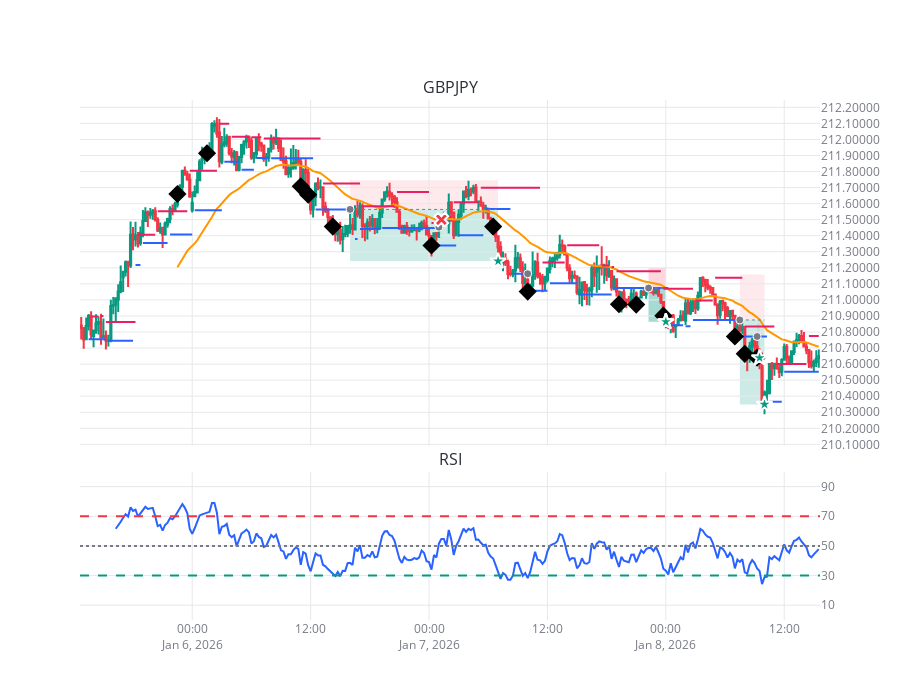

Write notebook code for a chart like this one.
### Code cell
import sys
import os
from datetime import datetime
from dotenv import load_dotenv
original_stdout = sys.stdout
original_stderr = sys.stderr
# sys.stdout = open(os.devnull, 'w')
# sys.stderr = open(os.devnull, 'w')
dotenv_path = os.path.abspath(os.path.join("..", ".env"))
load_dotenv(dotenv_path)

os.environ['ZONE_INVERSION_MARGIN_MICROPIPS'] = '110'  # Zones Tuning
os.environ['BREAKOUT_MIN_STRENGTH_MICROPIPS'] = '100'  # Breakout Tuning
os.environ['MIN_RISK_DISTANCE_MICROPIPS'] = '0.001'

notebook_dir = os.getcwd()
if os.path.basename(notebook_dir) == "notebooks":
    parent_dir = os.path.abspath("..")
    if parent_dir not in sys.path:
        sys.path.insert(0, parent_dir)
from src.utils.config import Config
from src.models.timeframe import Timeframe
from src.utils.plot import plotly_plot
from main import backtesting

Config.show_debug_logs = True
# Tuning
# Config.zone_inversion_margin_micropips = 0 # Zones Tuning
# Config.breakout_min_strength_micropips = 100 # Breakout Tuning: We to break at least X amount of micropips in order to consider a breakout as valid
# Config.min_risk_distance_micropips = 0 


max_candles = 300
symbols = ['GBPJPY']
timeframe = Timeframe.M15
start_date = datetime(2025, 12, 1, 13, 10, 0)
end_date = datetime.now()

res = backtesting(
        symbols=symbols,
        timeframe=timeframe,
        start_date=start_date,
        end_date=end_date,
        max_candles=max_candles)

for symbol_index, (symbol, pair_data) in enumerate(res['data'].items()):
    plotly_plot(res['cerebro'], pair_data, symbol, symbol_index=symbol_index, height=700)

### Figure 1 — Plotly figure (JSON) as saved in the notebook; plotly's stock layout.template omitted (floating-point values rounded to 4 significant figures; data arrays with more than 128 entries replaced by an {"elided": "..."} marker saying what was removed)
{"data": [{"close": {"elided": "300 float values"}, "decreasing": {"fillcolor": "#F23645", "line": {"color": "#F23645"}}, "high": {"elided": "300 float values"}, "hoverinfo": "skip", "increasing": {"fillcolor": "#089981", "line": {"color": "#089981"}}, "low": {"elided": "300 float values"}, "open": {"elided": "300 float values"}, "type": "candlestick", "x": {"elided": "300 str values"}, "xaxis": "x", "yaxis": "y"}, {"hoverinfo": "x+y", "line": {"color": "#FF9800", "width": 2}, "mode": "lines", "name": "EMA", "showlegend": false, "type": "scatter", "x": {"elided": "300 str values"}, "xaxis": "x", "y": {"elided": "300 float values"}, "yaxis": "y"}, {"line": {"color": "#2962FF", "width": 2}, "mode": "lines", "name": "RSI", "type": "scatter", "x": {"elided": "300 str values"}, "xaxis": "x2", "y": {"elided": "300 float values"}, "yaxis": "y2"}, {"hoverinfo": "x+y", "line": {"color": "#2962FF", "width": 2}, "mode": "lines", "showlegend": false, "type": "scatter", "x": {"elided": "327 str values"}, "xaxis": "x", "y": {"elided": "327 float values"}, "yaxis": "y"}, {"hoverinfo": "x+y", "line": {"color": "#E91E63", "width": 2}, "mode": "lines", "showlegend": false, "type": "scatter", "x": {"elided": "327 str values"}, "xaxis": "x", "y": {"elided": "327 float values"}, "yaxis": "y"}, {"hoverinfo": "x+y+name", "marker": {"color": "black", "size": 14, "symbol": "diamond"}, "mode": "markers", "name": "Placed Order", "showlegend": false, "type": "scatter", "x": ["2026-01-05T22:30:00.000000000", "2026-01-06T01:30:00.000000000", "2026-01-06T11:00:00.000000000", "2026-01-06T11:45:00.000000000", "2026-01-06T14:15:00.000000000", "2026-01-07T00:15:00.000000000", "2026-01-07T06:30:00.000000000", "2026-01-07T10:00:00.000000000", "2026-01-07T19:15:00.000000000", "2026-01-07T21:00:00.000000000", "2026-01-07T23:45:00.000000000", "2026-01-08T07:00:00.000000000", "2026-01-08T08:00:00.000000000", "2026-01-08T09:15:00.000000000"], "xaxis": "x", "y": [211.7, 211.9, 211.7, 211.7, 211.5, 211.3, 211.5, 211.1, 211.0, 211.0, 210.9, 210.8, 210.7, 210.6], "yaxis": "y"}, {"hoverinfo": "skip", "line": {"color": "#787B86", "dash": "dot", "width": 1}, "mode": "lines", "name": "Entry", "showlegend": false, "type": "scatter", "x": ["2026-01-06T16:00:00", "2026-01-07T07:00:00"], "xaxis": "x", "y": [211.6, 211.6], "yaxis": "y"}, {"hovertemplate": "Entry: 211.56399<extra></extra>", "marker": {"color": "#787B86", "line": {"color": "white", "width": 1}, "size": 8, "symbol": "circle"}, "mode": "markers", "name": "Entry", "showlegend": false, "type": "scatter", "x": ["2026-01-06T16:00:00"], "xaxis": "x", "y": [211.6], "yaxis": "y"}, {"hovertemplate": "Exit: 211.24195 (TP)<extra></extra>", "marker": {"color": "#089981", "line": {"color": "white", "width": 2}, "size": 12, "symbol": "star"}, "mode": "markers", "name": "Exit", "showlegend": false, "type": "scatter", "x": ["2026-01-07T07:00:00"], "xaxis": "x", "y": [211.2], "yaxis": "y"}, {"hoverinfo": "skip", "line": {"color": "#787B86", "dash": "dot", "width": 1}, "mode": "lines", "name": "Entry", "showlegend": false, "type": "scatter", "x": ["2026-01-07T01:00:00", "2026-01-07T01:15:00"], "xaxis": "x", "y": [211.5, 211.5], "yaxis": "y"}, {"hovertemplate": "Entry: 211.45300<extra></extra>", "marker": {"color": "#787B86", "line": {"color": "white", "width": 1}, "size": 8, "symbol": "circle"}, "mode": "markers", "name": "Entry", "showlegend": false, "type": "scatter", "x": ["2026-01-07T01:00:00"], "xaxis": "x", "y": [211.5], "yaxis": "y"}, {"hovertemplate": "Exit: 211.50001 (SL)<extra></extra>", "marker": {"color": "#F23645", "line": {"color": "white", "width": 2}, "size": 12, "symbol": "x"}, "mode": "markers", "name": "Exit", "showlegend": false, "type": "scatter", "x": ["2026-01-07T01:15:00"], "xaxis": "x", "y": [211.5], "yaxis": "y"}, {"hoverinfo": "skip", "line": {"color": "#787B86", "dash": "dot", "width": 1}, "mode": "lines", "name": "Entry", "showlegend": false, "type": "scatter", "x": ["2026-01-07T22:15:00", "2026-01-08T00:00:00"], "xaxis": "x", "y": [211.1, 211.1], "yaxis": "y"}, {"hovertemplate": "Entry: 211.07399<extra></extra>", "marker": {"color": "#787B86", "line": {"color": "white", "width": 1}, "size": 8, "symbol": "circle"}, "mode": "markers", "name": "Entry", "showlegend": false, "type": "scatter", "x": ["2026-01-07T22:15:00"], "xaxis": "x", "y": [211.1], "yaxis": "y"}, {"hovertemplate": "Exit: 210.86395 (TP)<extra></extra>", "marker": {"color": "#089981", "line": {"color": "white", "width": 2}, "size": 12, "symbol": "star"}, "mode": "markers", "name": "Exit", "showlegend": false, "type": "scatter", "x": ["2026-01-08T00:00:00"], "xaxis": "x", "y": [210.9], "yaxis": "y"}, {"hoverinfo": "skip", "line": {"color": "#787B86", "dash": "dot", "width": 1}, "mode": "lines", "name": "Entry", "showlegend": false, "type": "scatter", "x": ["2026-01-07T22:15:00", "2026-01-08T00:00:00"], "xaxis": "x", "y": [211.1, 211.1], "yaxis": "y"}, {"hovertemplate": "Entry: 211.07399<extra></extra>", "marker": {"color": "#787B86", "line": {"color": "white", "width": 1}, "size": 8, "symbol": "circle"}, "mode": "markers", "name": "Entry", "showlegend": false, "type": "scatter", "x": ["2026-01-07T22:15:00"], "xaxis": "x", "y": [211.1], "yaxis": "y"}, {"hovertemplate": "Exit: 210.86395 (TP)<extra></extra>", "marker": {"color": "#089981", "line": {"color": "white", "width": 2}, "size": 12, "symbol": "star"}, "mode": "markers", "name": "Exit", "showlegend": false, "type": "scatter", "x": ["2026-01-08T00:00:00"], "xaxis": "x", "y": [210.9], "yaxis": "y"}, {"hoverinfo": "skip", "line": {"color": "#787B86", "dash": "dot", "width": 1}, "mode": "lines", "name": "Entry", "showlegend": false, "type": "scatter", "x": ["2026-01-08T07:30:00", "2026-01-08T10:00:00"], "xaxis": "x", "y": [210.9, 210.9], "yaxis": "y"}, {"hovertemplate": "Entry: 210.87499<extra></extra>", "marker": {"color": "#787B86", "line": {"color": "white", "width": 1}, "size": 8, "symbol": "circle"}, "mode": "markers", "name": "Entry", "showlegend": false, "type": "scatter", "x": ["2026-01-08T07:30:00"], "xaxis": "x", "y": [210.9], "yaxis": "y"}, {"hovertemplate": "Exit: 210.34895 (TP)<extra></extra>", "marker": {"color": "#089981", "line": {"color": "white", "width": 2}, "size": 12, "symbol": "star"}, "mode": "markers", "name": "Exit", "showlegend": false, "type": "scatter", "x": ["2026-01-08T10:00:00"], "xaxis": "x", "y": [210.3], "yaxis": "y"}, {"hoverinfo": "skip", "line": {"color": "#787B86", "dash": "dot", "width": 1}, "mode": "lines", "name": "Entry", "showlegend": false, "type": "scatter", "x": ["2026-01-08T09:15:00", "2026-01-08T09:30:00"], "xaxis": "x", "y": [210.8, 210.8], "yaxis": "y"}, {"hovertemplate": "Entry: 210.77199<extra></extra>", "marker": {"color": "#787B86", "line": {"color": "white", "width": 1}, "size": 8, "symbol": "circle"}, "mode": "markers", "name": "Entry", "showlegend": false, "type": "scatter", "x": ["2026-01-08T09:15:00"], "xaxis": "x", "y": [210.8], "yaxis": "y"}, {"hovertemplate": "Exit: 210.63900 (TP)<extra></extra>", "marker": {"color": "#089981", "line": {"color": "white", "width": 2}, "size": 12, "symbol": "star"}, "mode": "markers", "name": "Exit", "showlegend": false, "type": "scatter", "x": ["2026-01-08T09:30:00"], "xaxis": "x", "y": [210.6], "yaxis": "y"}, {"hoverinfo": "skip", "line": {"color": "#787B86", "dash": "dot", "width": 1}, "mode": "lines", "name": "Entry", "showlegend": false, "type": "scatter", "x": ["2026-01-07T10:00:00", "2026-01-07T10:00:00"], "xaxis": "x", "y": [211.2, 211.2], "yaxis": "y"}, {"hovertemplate": "Entry: 211.16299<extra></extra>", "marker": {"color": "#787B86", "line": {"color": "white", "width": 1}, "size": 8, "symbol": "circle"}, "mode": "markers", "name": "Entry", "showlegend": false, "type": "scatter", "x": ["2026-01-07T10:00:00"], "xaxis": "x", "y": [211.2], "yaxis": "y"}], "layout": {"annotations": [{"font": {"size": 16}, "showarrow": false, "text": "GBPJPY", "x": 0.5, "xanchor": "center", "xref": "paper", "y": 1.0, "yanchor": "bottom", "yref": "paper"}, {"font": {"size": 16}, "showarrow": false, "text": "RSI", "x": 0.5, "xanchor": "center", "xref": "paper", "y": 0.285, "yanchor": "bottom", "yref": "paper"}], "dragmode": "pan", "font": {"color": "#2A2E39", "size": 12}, "height": 700, "hovermode": "x", "modebar": {"activecolor": "rgba(0,0,0,0.7)", "bgcolor": "rgba(255,255,255,0.8)", "color": "rgba(0,0,0,0.5)", "orientation": "v"}, "paper_bgcolor": "white", "plot_bgcolor": "white", "shapes": [{"line": {"color": "#F23645", "dash": "dash"}, "type": "line", "x0": 0, "x1": 1, "xref": "x2 domain", "y0": 70, "y1": 70, "yref": "y2"}, {"line": {"color": "#089981", "dash": "dash"}, "type": "line", "x0": 0, "x1": 1, "xref": "x2 domain", "y0": 30, "y1": 30, "yref": "y2"}, {"line": {"color": "#787B86", "dash": "dot"}, "type": "line", "x0": 0, "x1": 1, "xref": "x2 domain", "y0": 50, "y1": 50, "yref": "y2"}, {"fillcolor": "rgba(242,54,69,0.1)", "layer": "below", "line": {"width": 0}, "type": "rect", "x0": "2026-01-06T16:00:00", "x1": "2026-01-07T07:00:00", "xref": "x", "y0": 211.6, "y1": 211.7, "yref": "y"}, {"fillcolor": "rgba(8,153,129,0.2)", "layer": "below", "line": {"width": 0}, "type": "rect", "x0": "2026-01-06T16:00:00", "x1": "2026-01-07T07:00:00", "xref": "x", "y0": 211.2, "y1": 211.6, "yref": "y"}, {"fillcolor": "rgba(242,54,69,0.2)", "layer": "below", "line": {"width": 0}, "type": "rect", "x0": "2026-01-07T01:00:00", "x1": "2026-01-07T01:15:00", "xref": "x", "y0": 211.5, "y1": 211.5, "yref": "y"}, {"fillcolor": "rgba(8,153,129,0.1)", "layer": "below", "line": {"width": 0}, "type": "rect", "x0": "2026-01-07T01:00:00", "x1": "2026-01-07T01:15:00", "xref": "x", "y0": 211.4, "y1": 211.5, "yref": "y"}, {"fillcolor": "rgba(242,54,69,0.1)", "layer": "below", "line": {"width": 0}, "type": "rect", "x0": "2026-01-07T22:15:00", "x1": "2026-01-08T00:00:00", "xref": "x", "y0": 211.1, "y1": 211.2, "yref": "y"}, {"fillcolor": "rgba(8,153,129,0.2)", "layer": "below", "line": {"width": 0}, "type": "rect", "x0": "2026-01-07T22:15:00", "x1": "2026-01-08T00:00:00", "xref": "x", "y0": 210.9, "y1": 211.1, "yref": "y"}, {"fillcolor": "rgba(242,54,69,0.1)", "layer": "below", "line": {"width": 0}, "type": "rect", "x0": "2026-01-07T22:15:00", "x1": "2026-01-08T00:00:00", "xref": "x", "y0": 211.1, "y1": 211.2, "yref": "y"}, {"fillcolor": "rgba(8,153,129,0.2)", "layer": "below", "line": {"width": 0}, "type": "rect", "x0": "2026-01-07T22:15:00", "x1": "2026-01-08T00:00:00", "xref": "x", "y0": 210.9, "y1": 211.1, "yref": "y"}, {"fillcolor": "rgba(242,54,69,0.1)", "layer": "below", "line": {"width": 0}, "type": "rect", "x0": "2026-01-08T07:30:00", "x1": "2026-01-08T10:00:00", "xref": "x", "y0": 210.9, "y1": 211.2, "yref": "y"}, {"fillcolor": "rgba(8,153,129,0.2)", "layer": "below", "line": {"width": 0}, "type": "rect", "x0": "2026-01-08T07:30:00", "x1": "2026-01-08T10:00:00", "xref": "x", "y0": 210.3, "y1": 210.9, "yref": "y"}, {"fillcolor": "rgba(242,54,69,0.1)", "layer": "below", "line": {"width": 0}, "type": "rect", "x0": "2026-01-08T09:15:00", "x1": "2026-01-08T09:30:00", "xref": "x", "y0": 210.8, "y1": 210.9, "yref": "y"}, {"fillcolor": "rgba(8,153,129,0.2)", "layer": "below", "line": {"width": 0}, "type": "rect", "x0": "2026-01-08T09:15:00", "x1": "2026-01-08T09:30:00", "xref": "x", "y0": 210.6, "y1": 210.8, "yref": "y"}, {"fillcolor": "rgba(242,54,69,0.1)", "layer": "below", "line": {"width": 0}, "type": "rect", "x0": "2026-01-07T10:00:00", "x1": "2026-01-07T10:00:00", "xref": "x", "y0": 211.2, "y1": 211.7, "yref": "y"}, {"fillcolor": "rgba(8,153,129,0.1)", "layer": "below", "line": {"width": 0}, "type": "rect", "x0": "2026-01-07T10:00:00", "x1": "2026-01-07T10:00:00", "xref": "x", "y0": 210.1, "y1": 211.2, "yref": "y"}], "showlegend": false, "xaxis": {"anchor": "y", "domain": [0, 1], "fixedrange": false, "gridcolor": "#E6E8EB", "matches": "x2", "rangeslider": {"visible": false}, "showgrid": true, "showspikes": true, "showticklabels": false, "spikecolor": "#B2B5BE", "spikemode": "across", "spikesnap": "cursor", "spikethickness": 1, "tickfont": {"color": "#787B86"}, "zeroline": false}, "xaxis2": {"anchor": "y2", "domain": [0, 1], "fixedrange": false, "gridcolor": "#E6E8EB", "rangeslider": {"visible": false}, "showgrid": true, "showspikes": true, "spikecolor": "#B2B5BE", "spikemode": "across", "spikesnap": "cursor", "spikethickness": 1, "tickfont": {"color": "#787B86"}, "zeroline": false}, "yaxis": {"anchor": "x", "automargin": true, "domain": [0.335, 1.0], "fixedrange": false, "gridcolor": "#E6E8EB", "hoverformat": ".10f", "nticks": 30, "showgrid": true, "showspikes": true, "side": "right", "spikecolor": "#B2B5BE", "spikemode": "across", "spikesnap": "cursor", "spikethickness": 1, "tickfont": {"color": "#787B86"}, "tickformat": ".5f", "zeroline": false}, "yaxis2": {"anchor": "x2", "automargin": true, "domain": [0, 0.285], "fixedrange": false, "gridcolor": "#E6E8EB", "hoverformat": ".10f", "nticks": 30, "range": [0, 100], "showgrid": true, "showspikes": true, "side": "right", "spikecolor": "#B2B5BE", "spikemode": "across", "spikesnap": "cursor", "spikethickness": 1, "tickfont": {"color": "#787B86"}, "tickformat": ".5f", "tickmode": "array", "ticktext": [10, 30, 50, 70, 90], "tickvals": [10, 30, 50, 70, 90], "zeroline": false}}}
